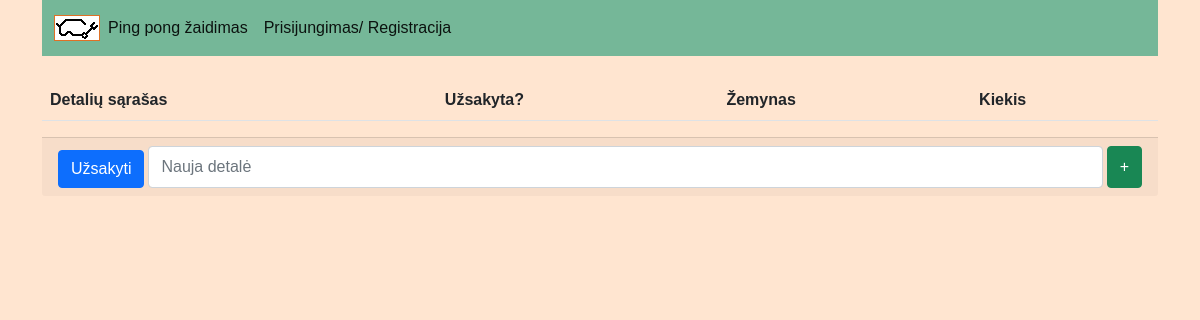
The page /uzsakymai/ on the database as committed earlier.
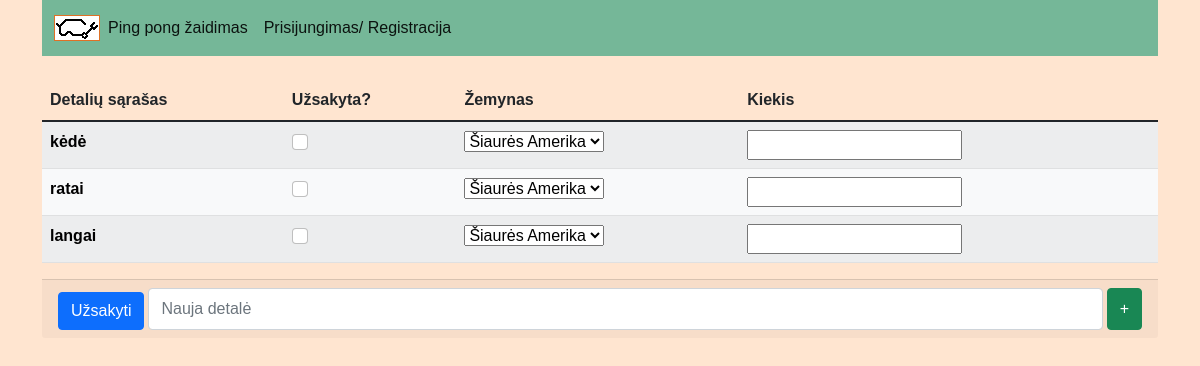
The same page on the database as committed later.
### uzsakymai/models.py (models this page shows, shortened)
class Uzsakymai(models.Model):
    dalis = models.CharField("dalis", max_length=30, help_text="Reikalinga dalis")
    uzsakyta = models.BooleanField(default=False)
    is_kur = models.CharField("vieta", max_length=30, help_text="Iš kur užsakyti", default="SA")
    kiekis = models.SmallIntegerField("kiekis", help_text="Koks dalių kiekis reikalingas", default=0)
    data = models.DateField(auto_now=True)
    list = models.ForeignKey(UzsakymuListas, on_delete=models.CASCADE, blank=True, null=True)
    class Meta:
        verbose_name = 'Dalis'
        verbose_name_plural = 'Dalys'

### uzsakymai/views.py (the view, shortened to what this page needs)
# urls.py: path('', views.VisiUzsakymai.as_view()),
class VisiUzsakymai(View):
    model = Uzsakymai
    template_name = 'uzsakymai.html'
    def get(self, request):
        x = Uzsakymai.objects.all()
        return render(request, self.template_name, {'x': x})

### uzsakymai/templates/uzsakymai.html (shortened to what this page needs)
{% extends 'base.html' %}
{% block content %}
<form method="post" action="#">
    <table class="table table-striped" id="der_sar">
        <thead>
          <tr>
            <th onclick="sortTable(0)" scope="col">Detalių sąrašas</th>
            <th scope="col">Užsakyta?</th>
            <th scope="col">Žemynas</th>
            <th scope="col">Kiekis</th>
          </tr>
        </thead>
        <tbody>
        {% for item in x %}
            <tr class="table-light">
                <th>{{item.dalis}}</th>
                {% if item.uzsakyta %}
                <th scope="row">
                    <input class="form-check-input" type="checkbox" name="checkbox" value="{{item.id}}" class="checkbox-styles" checked />
                </th>
                {% else %}
                <th scope="row">
                    <input class="form-check-input" type="checkbox" name="checkbox" value="{{item.id}}" />
                </th>
                {% endif %}
                <th scope="row">
                  <select class="selektas" name="sel_v">
                    <option name="SA">Šiaurės Amerika</option>
                </select>
                </th>
                <th scope="row">
                  <input type="number" />
                </th>
            </tr>
        {% endfor %}
        </tbody>
    </table>
    <div class="card-footer" style="display: flex">
        <button class="btn btn-primary me-1 uzsak-styles" type="submit" name="submit" value="uzsak">Užsakyti</button>
        <input type="text" class="form-control me-1" placeholder="Nauja detalė" aria-label="Nauja užduotis į sąrašą" aria-describedby="button-addon2" name="new">
        <button class="btn btn-success" type="submit" id="button-addon2" name="submit" value="add">+</button>
    </div>
</form>
{% endblock content %}

Rows that differ between the two databases and show on the page:
added Uzsakymai: dalis "kėdė"
added Uzsakymai: dalis "ratai"
added Uzsakymai: dalis "langai"
